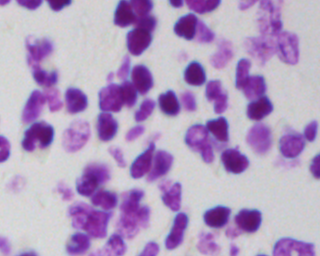
#> input picture data/Folder_Structures/Project1_Car_Trunk/00ae65c1c6631ae6f2be1a449902976e6eb8483bf6b0740d00530220832c6d3e.png, 320 x 256 px; its folder holds 4 pictures in this run
$ jupyter execute 05_Folder_structures.ipynb
#> lines starting #> are read from the running program, lines starting #| are printed output that depends on the picture
# Folder Structures

We saw how we can open individual images by providing an absolute path to each of them. Soon enough, when you have established a workflow, you will want to do batch processing and, by then, manually providing paths to images becomes impractical to say the least. Besides that, having your images organized in a standardized folder strucutre is necessary for machine/deep learning workflows and for sharing your data with the scientific community.

In this notebook, we show the simplest structure to introduce you how to read multiple images from a folder.

[cell 1]
from skimage.io import imread, imsave
import matplotlib.pyplot as plt
from pathlib import Path
import numpy as np

## Car Trunk "Folder Structure"

If you throw your images and data in a single big folder, then your image repository looks like a car trunk. Even though it may be practical at first, you will most likely have to re-arange that. Let's see an example. The folder "Project1_Car_Trunk" looks like this:

```
Project1_Car_Trunk
|
├─ .DS_store
├─ 00ae65c1c6631ae6f2be1a449902976e6eb8483bf6b0740d00530220832c6d3e.png
├─ 0a7d30b252359a10fd298b638b90cb9ada3acced4e0c0e5a3692013f432ee4e9.png
├─ 0acd2c223d300ea55d0546797713851e818e5c697d073b7f4091b96ce0f3d2fe.png
├─ 0b0d577159f0d6c266f360f7b8dfde46e16fa665138bf577ec3c6f9c70c0cd1e.png
├─ 0bf33d3db4282d918ec3da7112d0bf0427d4eafe74b3ee0bb419770eefe8d7d6.png
└─ Readme.txt
```

The only good practice in this example is that there is at least a 'Readme' file. Every time you create a new folder, consider right away adding a 'Readme.txt' or 'Readme.md' file there to provide a brief description of what is in this folder.

### Opening multiple images from folders

To open files inside a folder, we create a path to the folder using the class [Path](https://docs.python.org/3/library/pathlib.html#concrete-paths) from the [pathlib](https://docs.python.org/3/library/pathlib.html) library. Other popular library for that is [os](https://docs.python.org/3/library/os.html), but here we use pathlib.

We feed the data repository relative path to the Path class.

[cell 2]
data_folder1 = '..\..\data\Folder_Structures\Project1_Car_Trunk'
data_path = Path(data_folder1)

I am on a Windows machine, the pathlib offers classes representing filesystem paths with semantics appropriate for different operating systems.

[cell 3]
data_path

Now we will iterate over this directory using a `for` loop and print each new path we find inside. We do that by iterating with the method `.iterdir`.

[cell 4]
for path in data_path.iterdir():
    print(path)

Inside the folder, we may have files that are not images. A typical way of filtering them out is to add a condition. Below, we add the condition to take only files whose extention (or suffix) is '.png':

[cell 5]
for path in data_path.iterdir():
    if (path.suffix == '.png'):
        print(path)

And that is generally how you can access images in folder: by iterating over items with `for` loops and filtering things with `if` conditions.

Let's store these paths in a list.

[cell 6]
image_path_list = []
for path in data_path.iterdir():
    if (path.suffix == '.png'):
        # Add path to list
        image_path_list += [path]

[cell 7]
image_path_list

Finally, to demonstrate that we can access these images, let's open and display them. The python `enumerate` function yields pairs containing a count and the item in the list.

[cell 8]
fig, ax = plt.subplots(len(image_path_list), figsize=(6,8))

for count, image_path in enumerate(image_path_list):
    image = imread(image_path)
#> image is the input picture: shape (256, 320, 4); mean R, G, B, A 177.3, 154.2, 193, 255
    ax[count].imshow(image)

plt.tight_layout()
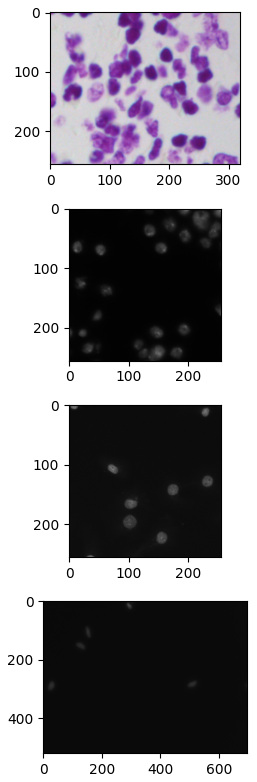
#> figure drawn by matplotlib, 4 panels
